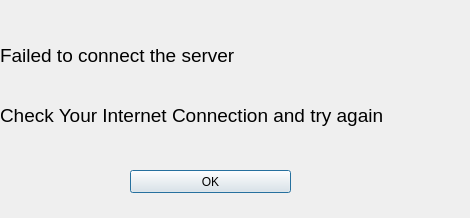
<?xml version="1.0" encoding="UTF-8"?>
<ui version="4.0">
 <class>Dialog</class>
 <widget class="QDialog" name="Dialog">
  <property name="geometry">
   <rect>
    <x>0</x>
    <y>0</y>
    <width>470</width>
    <height>218</height>
   </rect>
  </property>
  <property name="windowTitle">
   <string>No Internet Connection</string>
  </property>
  <widget class="QLabel" name="label">
   <property name="geometry">
    <rect>
     <x>0</x>
     <y>0</y>
     <width>271</width>
     <height>111</height>
    </rect>
   </property>
   <property name="font">
    <font>
     <pointsize>14</pointsize>
    </font>
   </property>
   <property name="text">
    <string>Failed to connect the server</string>
   </property>
  </widget>
  <widget class="QLabel" name="label_2">
   <property name="geometry">
    <rect>
     <x>0</x>
     <y>100</y>
     <width>441</width>
     <height>31</height>
    </rect>
   </property>
   <property name="font">
    <font>
     <pointsize>14</pointsize>
    </font>
   </property>
   <property name="text">
    <string>Check Your Internet Connection and try again</string>
   </property>
  </widget>
  <widget class="QPushButton" name="ok_button">
   <property name="geometry">
    <rect>
     <x>130</x>
     <y>170</y>
     <width>161</width>
     <height>23</height>
    </rect>
   </property>
   <property name="text">
    <string>OK</string>
   </property>
  </widget>
 </widget>
 <resources/>
 <connections/>
</ui>
